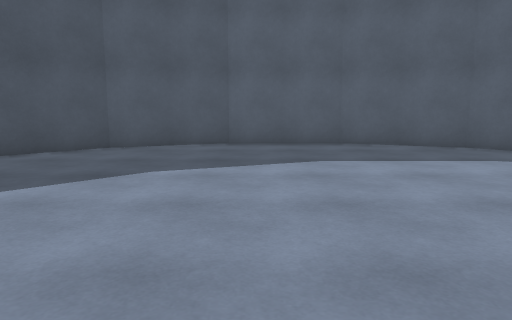
View 1 (above)

12 first-person views from a walk through a Unity game level. The camera is 1.2 m above the floor, tilts 8° down and sees 70° across. The floor is counted in squares, 1 m on a side. Each view is taken from the middle of a square. On the plan, view 1 faces up. The plan holds only what a view shows up to about 15 squares ahead; the rest is blank. The place goes on beyond the plan.

View 2
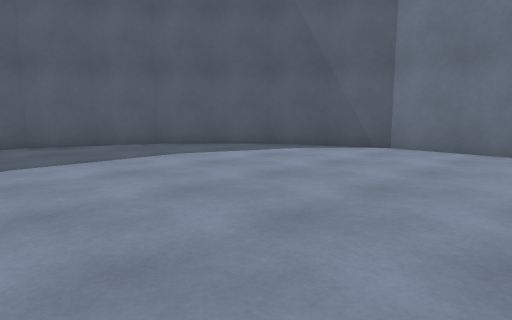

View 3
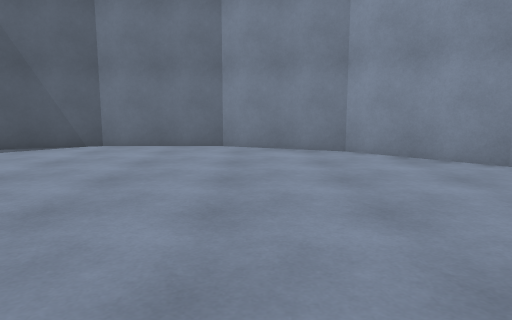

View 4
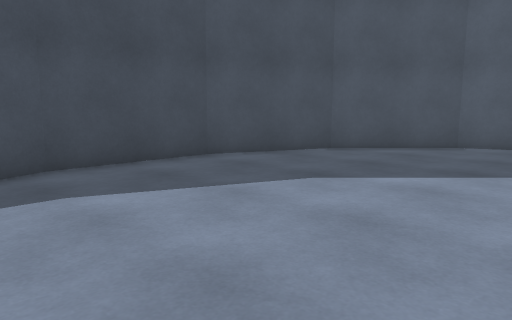

View 5
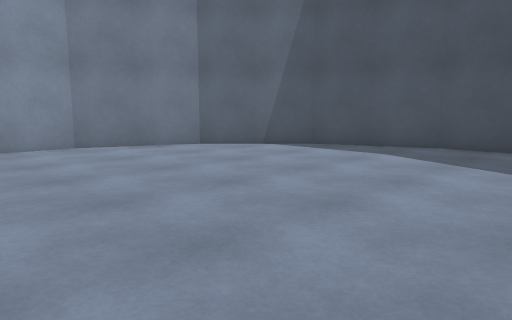

View 6
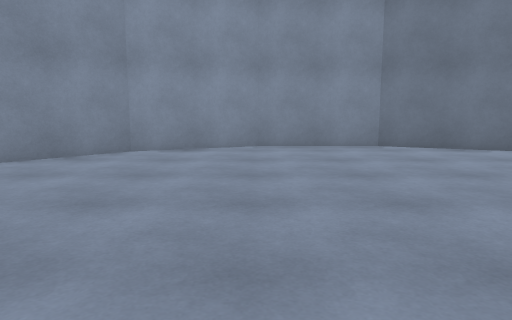

View 7
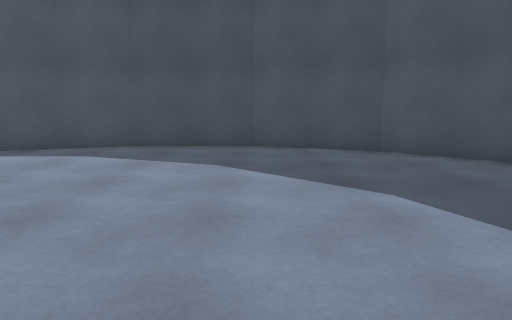

View 8
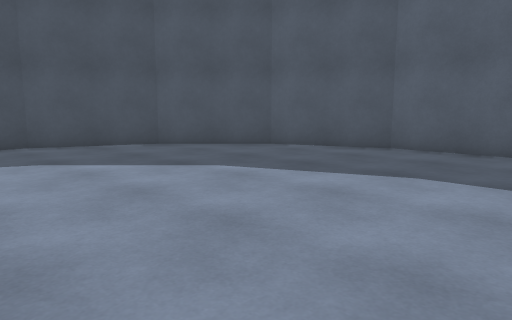

View 9
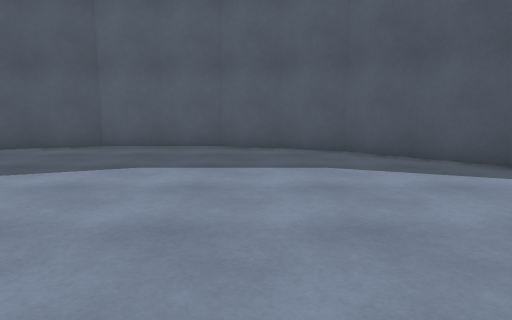

View 10
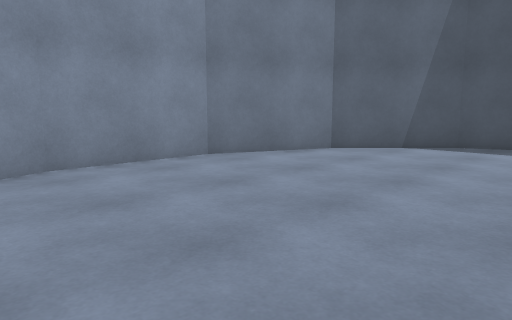

View 11
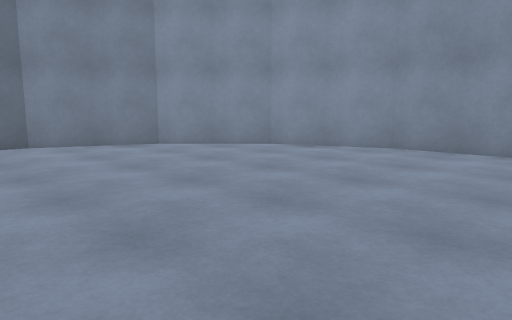

View 12
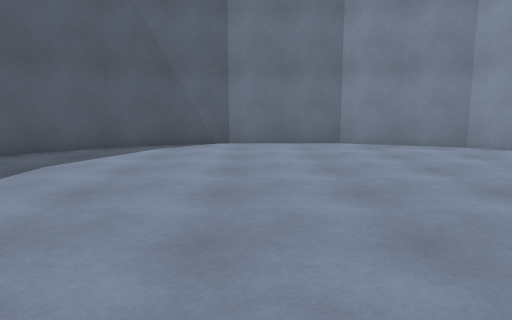

### Floor plan
Points are (right, up) in squares from view 1. A wall is a line through its corners. A room is listed if a view was taken in it or the views show most of it. See-through windows are left out.
Room 1 (views 1, 2, 3, 4, 5, 6, 7, 8, 9, 10, 11, 12)
walls: (9.3, -2.5) (10.8, 1.1) (10.8, 4.9) (9.3, 8.5) (6.5, 11.3) (2.9, 12.8) (-0.9, 12.8) (-4.5, 11.3) (-7.3, 8.5) (-8.8, 4.9) (-8.8, 1.1) (-7.3, -2.5) (-4.5, -5.3) (-0.9, -6.8) (2.9, -6.8) (6.5, -5.3) (7.7, -4.1)
ways out: opening at (8, -3.5)

Positions as (right, up) in squares from view 1, and headings:
1: (0, 0), facing up
2: (0, 0), facing up-right
3: (-1, 0), facing right
4: (-1, -1), facing up-left
5: (3, 5), facing down-left
6: (3, 5), facing down
7: (3, 5), facing left
8: (4, 2), facing up-left
9: (4, 1), facing up
10: (5, 1), facing down-left
11: (-2, 4), facing down-right
12: (-2, 4), facing right
